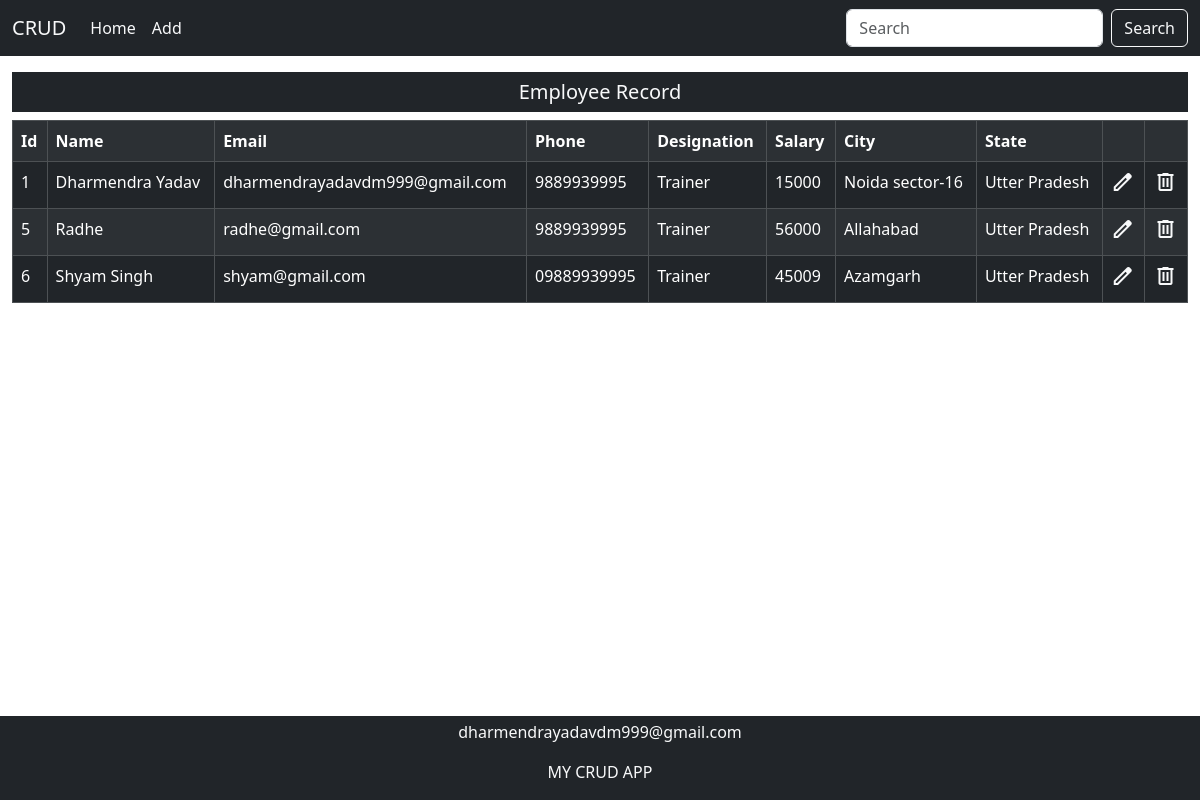
The page / on the database its author committed.
### mainApp/models.py (models this page shows, shortened)
class Employee(models.Model):
    id=models.AutoField(primary_key=True)
    name=models.CharField(max_length=50)
    email=models.EmailField(max_length=50)
    phone=models.CharField(max_length=11)
    dsg=models.CharField(max_length=50)
    salary=models.IntegerField()
    city=models.CharField(max_length=50,null=True,blank=True,default="")
    state=models.CharField(max_length=50,null=True,blank=True,default="")

### mainApp/views.py (the view)
# urls.py: path('',views.homePage),
def homePage(Request):
    data=Employee.objects.all()
    return render(Request,"index.html",{'data':data})

### mainApp/templates/index.html (shortened to what this page needs)
{% load static %}
<!DOCTYPE html>
<html lang="en">
<head>
    <link href="https://cdn.jsdelivr.net/npm/bootstrap@5.3.3/dist/css/bootstrap.min.css" rel="stylesheet">
<link rel="stylesheet" href="{% static '/css/style.css' %}">
</head>
<body>
    <nav class="navbar navbar-expand-lg bg-dark sticky-top">
        <div class="container-fluid">
          <a class="navbar-brand text-light" href="/">CRUD</a>
          <div class="collapse navbar-collapse" id="navbarSupportedContent">
            <ul class="navbar-nav me-auto mb-2 mb-lg-0">
              <li class="nav-item">
                <a class="nav-link text-light active" aria-current="page" href="/">Home</a>
              </li>
              <li class="nav-item">
                <a class="nav-link text-light" href="/add/">Add</a>
              </li>
            </ul>
            <form class="d-flex" role="search"action="/search/" method="post">
              <input class="form-control me-2" type="search" placeholder="Search"name="search" aria-label="Search">
              <button class="btn btn-outline-light" type="submit">Search</button>
            </form>
          </div>
        </div>
      </nav>
    {% block body %}
    <div class="container-fluid my-3">
      <div class="mid-section">
        <h5 class="bg-dark text-light text-center p-2">Employee Record</h5>
        <table class="table table-bordered table-hover table-dark table-striped">
          <tr>
            <th>Id</th>
            <th>Name</th>
            <th>Email</th>
            <th>Phone</th>
            <th>Designation</th>
            <th>Salary</th>
            <th>City</th>
            <th>State</th>
            <th></th>
            <th></th>
          </tr>
          {% for item in data %}
          <tr>
            <td>{{item.id}}</td>
            <td>{{item.name}}</td>
            <td>{{item.email}}</td>
            <td>{{item.phone}}</td>
            <td>{{item.dsg}}</td>
            <td>{{item.salary}}</td>
            <td>{{item.city}}</td>
            <td>{{item.state}}</td>
            <td><a href="/edit/{{item.id}}/"><span class="material-symbols-outlined text-light">edit</span></a></td>
            <td><a href="/delete/{{item.id}}/"><span class="material-symbols-outlined text-light">delete</span></a></td>
          </tr>
          {% endfor %}
        </table>
      </div>
    </div>
    {% endblock %}
    <footer class="bg-dark pt-1 text-light text-center fixed-bottom">
        <p>dharmendrayadavdm999@gmail.com</p>
        <p>MY CRUD APP</p>
    </footer>
</body>
</html>

### mainApp/static/css/style.css (style rules this page uses)
.mid-section { height:480px; overflow-y:auto; overflow-x:hidden; }

### rows shown on the page
Employee: id "1", name "Dharmendra Yadav", email "dharmendrayadavdm999@gmail.com", phone "9889939995", dsg "Trainer", salary "15000", city "Noida sector-16", state "Utter Pradesh"
Employee: id "5", name "Radhe", email "radhe@gmail.com", phone "9889939995", dsg "Trainer", salary "56000", city "Allahabad", state "Utter Pradesh"
Employee: id "6", name "Shyam Singh", email "shyam@gmail.com", phone "09889939995", dsg "Trainer", salary "45009", city "Azamgarh", state "Utter Pradesh"
